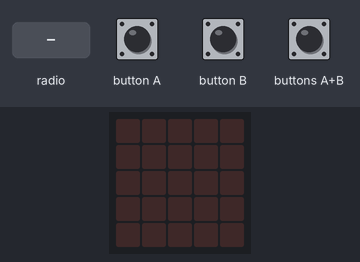
A program run on a simulated BBC micro:bit (MakeCode). Shown: the board's 5×5 LED display. Inputs (shaded band) come from the test bench.

Above: at 1.2 s.
1.3 s: radio message "A" arrives
At 1.6 s:
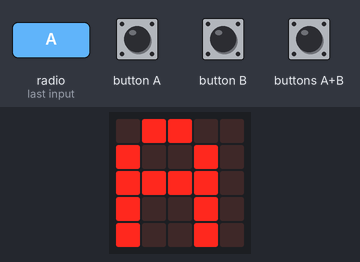
2.8 s: radio message "B" arrives
At 4.0 s:
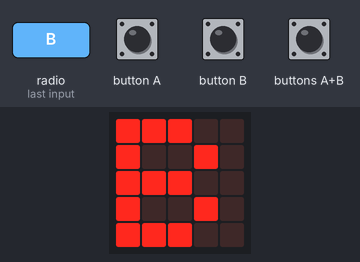
Timing chart, 0 to 5.8 s (numbered marks = the images above; inputs shaded):
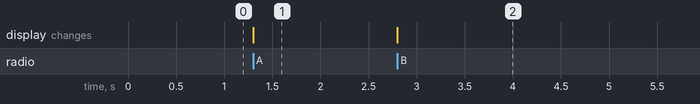

The program:

main.ts
```typescript
input.onButtonPressed(Button.A, function () {
    radio.sendString("A")
})
input.onButtonPressed(Button.AB, function () {
    radio.sendString("")
})
radio.onReceivedString(function (receivedString) {
    basic.showString(receivedString)
})
input.onButtonPressed(Button.B, function () {
    radio.sendString("B")
})
radio.setGroup(70)
radio.setFrequencyBand(70)
radio.setTransmitPower(7)
```

test.ts
```typescript
// les tests vont ici ; cela ne sera pas compilé si ce paquet est utilisé en tant qu'extension.
```

Measured:
- after the input at 1.3 s, the display: changes at once (image 1)
- after the input at 2.8 s, the display: changes at once (image 2)
